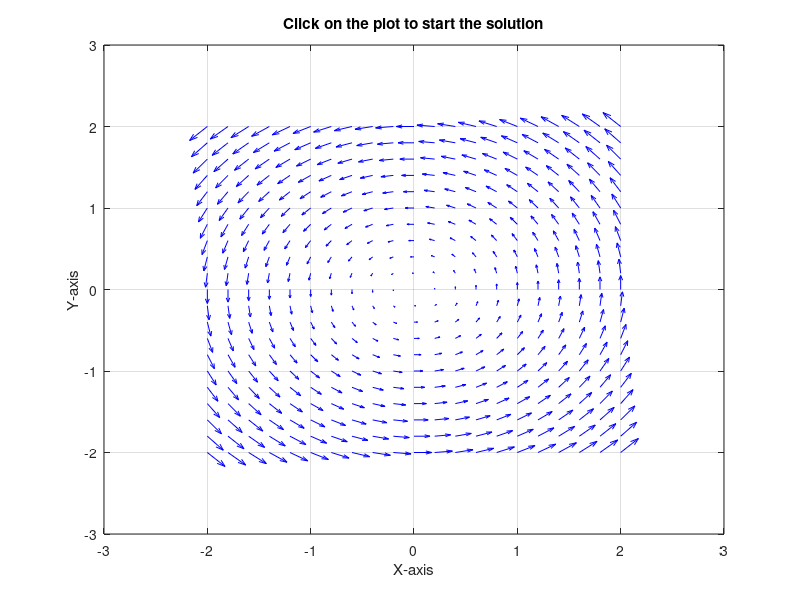

This chart was generated by the following MATLAB code: (Note: this script raises an error after producing the figure.)
% Define the vector field as a function
vectorField = @(x, y) [-y; x];

% Time step
dt = 0.1;

% Number of steps
numSteps = 100;

% Define the grid for the vector field visualization
[X, Y] = meshgrid(-2:0.2:2, -2:0.2:2);
U = -Y;
V = X;

% Plot the vector field
figure;
quiver(X, Y, U, V, 'b'); % Blue arrows for the vector field
hold on;
title('Click on the plot to start the solution');
xlabel('X-axis');
ylabel('Y-axis');
grid on;

while true
    % Wait for user to click on the plot
    [x0, y0, button] = ginput(1);
    
    % Break the loop if the right mouse button is clicked
    if button ~= 1
        break;
    end
    
    % Initial conditions (starting point)
    initialPoint = [x0; y0];
    
    % Solve the differential equation using RK4
    x = zeros(1, numSteps);
    y = zeros(1, numSteps);
    x(1) = x0;
    y(1) = y0;
    
    for i = 1:numSteps-1
        k1 = vectorField(x(i), y(i));
        k2 = vectorField(x(i) + dt/2 * k1(1), y(i) + dt/2 * k1(2));
        k3 = vectorField(x(i) + dt/2 * k2(1), y(i) + dt/2 * k2(2));
        k4 = vectorField(x(i) + dt * k3(1), y(i) + dt * k3(2));
        x(i+1) = x(i) + dt/6 * (k1(1) + 2*k2(1) + 2*k3(1) + k4(1));
        y(i+1) = y(i) + dt/6 * (k1(2) + 2*k2(2) + 2*k3(2) + k4(2));
    end
    
    % Clear the current axes
    cla;
    
    % Re-plot the vector field
    quiver(X, Y, U, V, 'b'); % Blue arrows for the vector field
    hold on;
    
    % Plot the solution path using RK4
    plot(x, y, 'r'); % Red line for the solution path
    
    
% Calculate and plot the true solution using matrix exponentiation
    t = (0:numSteps-1) * dt;
    trueSolution = zeros(numSteps, 2);
    for i = 1:numSteps
        trueSolution(i, :) = (expm([0 -1; 1 0] * t(i)) * initialPoint)';   
    end
    plot(trueSolution(:,1), trueSolution(:,2), 'g--'); % Green dashed line for the true solution

end

legend('Vector Field', 'RK4 Solution Path', 'True Solution');


